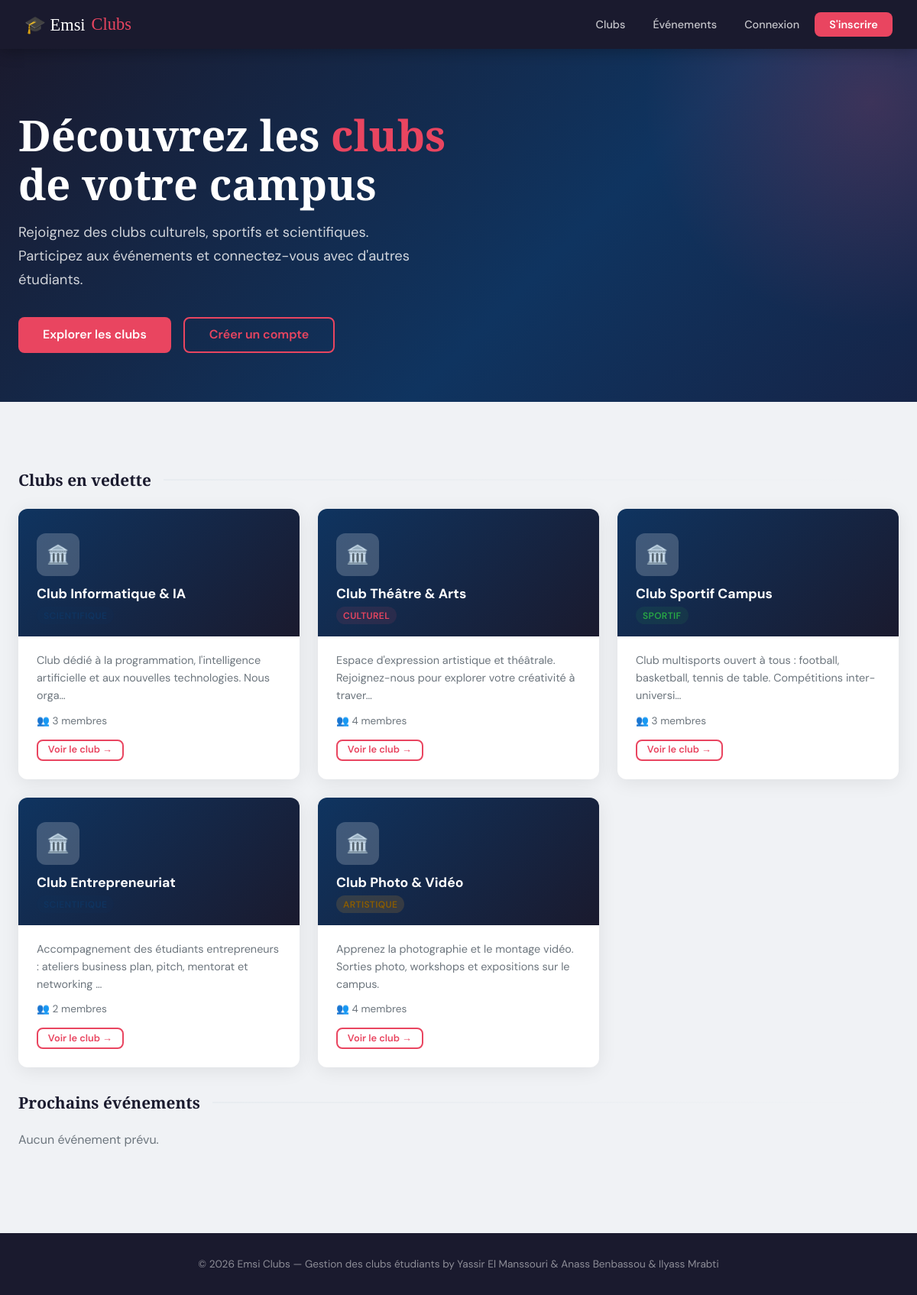
The page / on the database its author committed.
### clubs/models.py (models this page shows, shortened)
class Club(models.Model):
    CATEGORIE_CHOICES = [
        ('culturel', 'Culturel'),
        ('scientifique', 'Scientifique'),
        ('sportif', 'Sportif'),
        ('artistique', 'Artistique'),
        ('autre', 'Autre'),
    ]
    nom = models.CharField(max_length=200)
    description = models.TextField()
    categorie = models.CharField(max_length=30, choices=CATEGORIE_CHOICES, default='autre')
    logo = models.ImageField(upload_to='clubs/logos/', blank=True, null=True)
    responsable = models.ForeignKey(User, on_delete=models.SET_NULL, null=True, related_name='clubs_geres')
    date_creation = models.DateTimeField(auto_now_add=True)
    actif = models.BooleanField(default=True)

### clubs/views.py (the view)
# urls.py: path('', views.accueil, name='accueil'),
def accueil(request):
    clubs = Club.objects.filter(actif=True).annotate(nb_membres=Count('membres'))[:6]
    evenements = Evenement.objects.filter(statut='planifie', date_debut__gte=timezone.now()).order_by('date_debut')[:4]
    return render(request, 'clubs/accueil.html', {'clubs': clubs, 'evenements': evenements})

### templates/clubs/accueil.html (shortened to what this page needs)
{% extends 'clubs/base.html' %}
{% block content %}
<section class="hero">
  <div class="container">
    <h1>Découvrez les <span>clubs</span><br>de votre campus</h1>
    <p>Rejoignez des clubs culturels, sportifs et scientifiques. Participez aux événements et connectez-vous avec d'autres étudiants.</p>
    <div class="hero-btns">
      <a href="{% url 'liste_clubs' %}" class="btn btn-primary btn-hero">Explorer les clubs</a>
      {% if not user.is_authenticated %}
        <a href="{% url 'inscription' %}" class="btn btn-outline btn-hero">Créer un compte</a>
      {% endif %}
    </div>
  </div>
</section>
<div class="container" style="padding:3rem 1.5rem;">
  <div class="section-divider"><h3>Clubs en vedette</h3></div>
  <div class="grid-3">
    {% for club in clubs %}
    <div class="club-card">
      <div class="club-card-header">
        <div class="club-logo">
          {% if club.logo %}<img src="{{ club.logo.url }}" alt="">{% else %}🏛️{% endif %}
        </div>
        <h3 style="font-size:1.1rem;font-weight:700;">{{ club.nom }}</h3>
        <span class="badge cat-{{ club.categorie }}" style="margin-top:0.4rem;display:inline-block;">{{ club.get_categorie_display }}</span>
      </div>
      <div class="club-card-body">
        <p class="card-text">{{ club.description|truncatechars:100 }}</p>
        <div class="club-meta">
          <span>👥 {{ club.nb_membres }} membres</span>
        </div>
        <a href="{% url 'detail_club' club.pk %}" class="btn btn-outline mt-2 btn-sm">Voir le club →</a>
      </div>
    </div>
    {% empty %}
      <p class="text-gray">Aucun club disponible pour le moment.</p>
    {% endfor %}
  </div>
  <div class="section-divider mt-4"><h3>Prochains événements</h3></div>
  <div style="display:flex;flex-direction:column;gap:1rem;max-width:700px;">
    {% for evt in evenements %}
    <div class="event-card">
      <div class="event-date">
        <div class="day">{{ evt.date_debut|date:"d" }}</div>
        <div class="month">{{ evt.date_debut|date:"M" }}</div>
      </div>
      <div class="event-info" style="flex:1;">
        <h4>{{ evt.titre }}</h4>
        <p>{{ evt.club.nom }} · {{ evt.lieu }}</p>
        <p class="mt-1">{{ evt.places_disponibles }} place{{ evt.places_disponibles|pluralize }} disponible{{ evt.places_disponibles|pluralize }}</p>
      </div>
      <div style="display:flex;align-items:center;">
        <a href="{% url 'inscrire_evenement' evt.pk %}" class="btn btn-primary btn-sm">S'inscrire</a>
      </div>
    </div>
    {% empty %}
      <p class="text-gray">Aucun événement prévu.</p>
    {% endfor %}
  </div>
</div>
{% endblock %}

### templates/clubs/base.html (shortened to what this page needs)
<!DOCTYPE html>
<html lang="fr">
<head>
  {% load static %}
  <link rel="stylesheet" href="{% static 'css/style.css' %}">
</head>
<body>
<nav class="navbar">
  <a href="{% url 'accueil' %}" class="navbar-brand">🎓 Emsi<span>Clubs</span></a>
  <div class="nav-links">
    <a href="{% url 'liste_clubs' %}">Clubs</a>
    <a href="{% url 'liste_evenements' %}">Événements</a>
    {% if user.is_authenticated %}
      {% if user.profil.role == 'admin' %}
        <a href="{% url 'gerer_utilisateurs' %}">Utilisateurs</a>
        <a href="{% url 'statistiques' %}">Statistiques</a>
      {% endif %}
      <a href="{% url 'dashboard' %}">Dashboard</a>
      <a href="{% url 'profil' %}">Mon Profil</a>
      <a href="{% url 'deconnexion' %}" class="btn-nav">Déconnexion</a>
    {% else %}
      <a href="{% url 'connexion' %}">Connexion</a>
      <a href="{% url 'inscription' %}" class="btn-nav">S'inscrire</a>
    {% endif %}
  </div>
</nav>
{% block content %}{% endblock %}
<footer style="background:var(--primary);color:rgba(255,255,255,0.5);text-align:center;padding:2rem;margin-top:4rem;font-size:0.85rem;">
  © 2026 Emsi Clubs — Gestion des clubs étudiants by Yassir El Manssouri & Anass Benbassou & Ilyass Mrabti
</footer>
</body>
</html>

### static/css/style.css (style rules this page uses)
:root { --primary: #1a1a2e; --accent: #e94560; --accent2: #0f3460; --gold: #f5a623; --light: #f0f2f5; --white: #ffffff; --gray: #6c757d; --success: #28a745; --warning: #ffc107; --danger: #dc3545; --card-shadow: 0 4px 24px rgba(0,0,0,0.08); --radius: 12px; }
* { box-sizing: border-box; margin: 0; padding: 0; }
body { font-family: 'DM Sans', sans-serif; background: var(--light); color: var(--primary); min-height: 100vh; }
.navbar { background: var(--primary); padding: 0 2rem; display: flex; align-items: center; justify-content: space-between; height: 64px; position: sticky; top: 0; z-index: 100; box-shadow: 0 2px 20px rgba(0,0,0,0.3); }
.navbar-brand { font-family: 'Playfair Display', serif; font-size: 1.4rem; color: var(--white) !important; text-decoration: none; display: flex; align-items: center; gap: 0.5rem; }
.navbar-brand span { color: var(--accent); }
.nav-links { display: flex; align-items: center; gap: 0.25rem; }
.nav-links a { color: rgba(255,255,255,0.75); text-decoration: none; padding: 0.5rem 1rem; border-radius: 8px; font-size: 0.9rem; font-weight: 500; transition: all 0.2s; }
.btn-nav { background: var(--accent); color: var(--white) !important; border-radius: 8px; padding: 0.45rem 1.2rem !important; font-weight: 600 !important; }
.container { max-width: 1200px; margin: 0 auto; padding: 0 1.5rem; }
.card-text { color: var(--gray); font-size: 0.9rem; line-height: 1.6; }
.grid-3 { display: grid; grid-template-columns: repeat(auto-fill, minmax(320px, 1fr)); gap: 1.5rem; }
.btn { display: inline-flex; align-items: center; gap: 0.4rem; padding: 0.55rem 1.4rem; border-radius: 8px; font-family: 'DM Sans', sans-serif; font-size: 0.9rem; font-weight: 600; cursor: pointer; border: none; text-decoration: none; transition: all 0.2s; line-height: 1; }
.btn-primary { background: var(--accent); color: var(--white); }
.btn-outline { background: transparent; border: 2px solid var(--accent); color: var(--accent); }
.btn-sm { padding: 0.35rem 0.8rem; font-size: 0.8rem; }
.badge { display: inline-block; padding: 0.3em 0.75em; border-radius: 50px; font-size: 0.75rem; font-weight: 600; text-transform: uppercase; letter-spacing: 0.03em; }
.hero { background: linear-gradient(135deg, var(--primary) 0%, var(--accent2) 60%, #162447 100%); color: var(--white); padding: 5rem 0 4rem; position: relative; overflow: hidden; }
.hero::before { content: ''; position: absolute; top: -50%; right: -20%; width: 600px; height: 600px; background: radial-gradient(circle, rgba(233,69,96,0.2) 0%, transparent 70%); pointer-events: none; }
.hero h1 { font-family: 'Playfair Display', serif; font-size: 3.5rem; line-height: 1.15; margin-bottom: 1rem; }
.hero h1 span { color: var(--accent); }
.hero p { font-size: 1.15rem; opacity: 0.8; max-width: 520px; line-height: 1.7; margin-bottom: 2rem; }
.hero-btns { display: flex; gap: 1rem; flex-wrap: wrap; }
.btn-hero { padding: 0.85rem 2rem; font-size: 1rem; }
.club-card { border-radius: var(--radius); overflow: hidden; background: var(--white); box-shadow: var(--card-shadow); transition: transform 0.2s, box-shadow 0.2s; }
.club-card-header { background: linear-gradient(135deg, var(--accent2), var(--primary)); padding: 2rem 1.5rem 1rem; color: var(--white); position: relative; }
.club-logo { width: 56px; height: 56px; border-radius: 12px; background: rgba(255,255,255,0.2); display: flex; align-items: center; justify-content: center; font-size: 1.5rem; margin-bottom: 0.75rem; }
.club-card-body { padding: 1.25rem 1.5rem 1.5rem; }
.club-meta { display: flex; align-items: center; gap: 1rem; margin-top: 0.75rem; font-size: 0.85rem; color: var(--gray); }
.club-meta span { display: flex; align-items: center; gap: 0.3rem; }
.section-divider { display: flex; align-items: center; gap: 1rem; margin: 2.5rem 0 1.5rem; }
.section-divider h3 { font-family: 'Playfair Display', serif; font-size: 1.3rem; white-space: nowrap; }
.section-divider::after { content: ''; flex: 1; height: 2px; background: linear-gradient(90deg, #e8ecf0, transparent); }
.cat-culturel { background: rgba(233,69,96,0.1); color: var(--accent); }
.cat-scientifique { background: rgba(15,52,96,0.1); color: var(--accent2); }
.cat-sportif { background: rgba(40,167,69,0.1); color: var(--success); }
.cat-artistique { background: rgba(245,166,35,0.15); color: #8a5c00; }
.mt-2 { margin-top: 1rem; }
.mt-4 { margin-top: 2rem; }
.text-gray { color: var(--gray); }

### rows shown on the page
Club: nom "Club Informatique & IA", description "Club dédié à la programmation, l'intelligence artificielle et aux nouvelles technologies. Nous orga…", nb_membres "3"
Club: nom "Club Théâtre & Arts", categorie "CULTUREL", description "Espace d'expression artistique et théâtrale. Rejoignez-nous pour explorer votre créativité à traver…", nb_membres "4"
Club: nom "Club Sportif Campus", categorie "SPORTIF", description "Club multisports ouvert à tous : football, basketball, tennis de table. Compétitions inter-universi…", nb_membres "3"
Club: nom "Club Entrepreneuriat", description "Accompagnement des étudiants entrepreneurs : ateliers business plan, pitch, mentorat et networking …", nb_membres "2"
Club: nom "Club Photo & Vidéo", categorie "ARTISTIQUE", description "Apprenez la photographie et le montage vidéo. Sorties photo, workshops et expositions sur le campus.", nb_membres "4"
